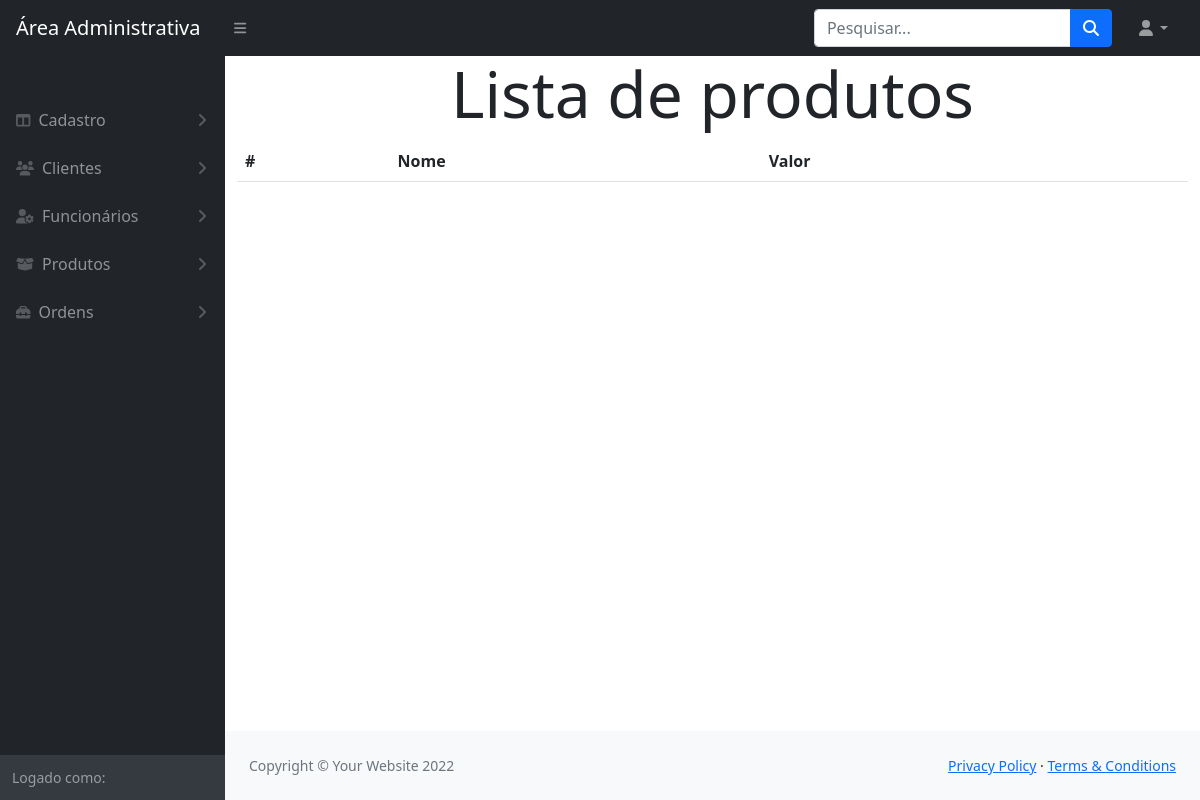
Before: /modulos/produtos/index.php with the older database file.
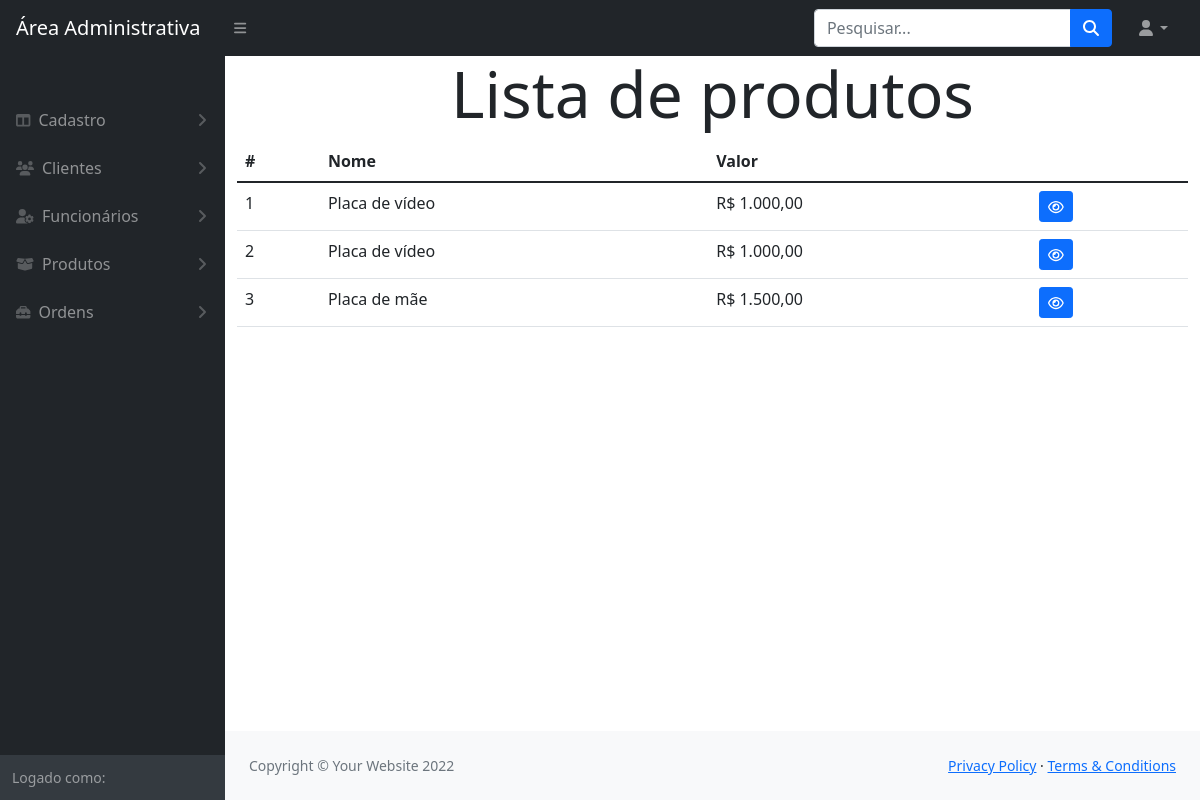
After: the same page with the newer database file.
### tables this page shows
CREATE TABLE `produto` (
  `IDPRO` int(11) NOT NULL,
  `nomePRO` varchar(105) NOT NULL,
  `valorPRO` bigint(20) NOT NULL,
  `descricao` text NOT NULL
);

### config.php (called while the page is built, shortened)
<?php
    include_once path('funcoes/conexao.php');
    function links($file)
    {
        return ROOT_PATH . $file;
    }
    function path($file)
    {
        return ROOT_DIR . '/' . $file;
    }

### funcoes/conexao.php (called while the page is built, shortened)
<?php
    function retornaDados($sql)
    {
        $pdo = $GLOBALS['conexaoBanco'];
        $resultado = $pdo->query($sql);
        return $resultado->fetchAll();
    }
?>

### modulos/produtos/index.php (the view, shortened to what this page needs)
<?php
    include_once '../../config.php';
    $sql = "SELECT * FROM produto";
    $prudutos = retornaDados($sql);
?>
<!DOCTYPE html>
<html lang="en">
    <?php include_once path('template/head.php') ?>
    <body class="sb-nav-fixed">
        <?php include_once path('template/navbar.php') ?>
        <div id="layoutSidenav">
            <?php include_once path('template/sidebar.php') ?>
            <div id="layoutSidenav_content">
                <main class="container">
                    <h1 class="text-center display-3">Lista de produtos</h1>
                    <table class="table">
                        <thead>
                            <tr>
                                <th>#</th>
                                <th>Nome</th>
                                <th>Valor</th>
                                <th></th>
                            </tr>
                        </thead>
                        <tbody>
                            <?php foreach($prudutos as $produto){ ?>
                                <tr>
                                    <td><?= $produto['IDPRO'] ?></td>
                                    <td><?= $produto['nomePRO'] ?></td>
                                    <td>R$ <?= number_format($produto['valorPRO'], 2, ',', '.') ?></td>
                                    <td>
                                        <a class="btn btn-primary btn-sm" href="visualizar.php?id=<?= $produto['IDPRO'] ?>"><i class="fa-regular fa-eye"></i></a>
                                    </td>
                                </tr>
                            <?php } ?>
                        </tbody>
                    </table>
                </main>
                <?php include_once path('template/footer.php') ?>
            </div>
        </div>
    </body>
</html>

### template/head.php (shortened to what this page needs)
<head>
    <link href="<?= links('css/styles.css') ?>" rel="stylesheet" />
</head>

### template/navbar.php (shortened to what this page needs)
<nav class="sb-topnav navbar navbar-expand navbar-dark bg-dark">
    <a class="navbar-brand ps-3" href="#!">Área Administrativa</a>
    <button class="btn btn-link btn-sm order-1 order-lg-0 me-4 me-lg-0" id="sidebarToggle" href="#!"><i class="fas fa-bars"></i></button>
    <form class="d-none d-md-inline-block form-inline ms-auto me-0 me-md-3 my-2 my-md-0">
        <div class="input-group">
            <input class="form-control" type="text" placeholder="Pesquisar..." aria-label="Search for..." aria-describedby="btnNavbarSearch" />
            <button class="btn btn-primary" id="btnNavbarSearch" type="button"><i class="fas fa-search"></i></button>
        </div>
    </form>
    <ul class="navbar-nav ms-auto ms-md-0 me-3 me-lg-4">
        <li class="nav-item dropdown">
            <a class="nav-link dropdown-toggle" id="navbarDropdown" href="#" role="button" data-bs-toggle="dropdown" aria-expanded="false"><i class="fas fa-user fa-fw"></i></a>
        </li>
    </ul>
</nav>

### template/sidebar.php (shortened to what this page needs)
<div id="layoutSidenav_nav">
    <nav class="sb-sidenav accordion sb-sidenav-dark" id="sidenavAccordion">
        <div class="sb-sidenav-menu">
            <div class="nav">
                <div class="sb-sidenav-menu-heading"></div>
                <a class="nav-link collapsed" href="#" data-bs-toggle="collapse" data-bs-target="#collapseLayouts" aria-expanded="false" aria-controls="collapseLayouts">
                    <div class="sb-nav-link-icon"><i class="fas fa-columns"></i></div>
                    Cadastro
                    <div class="sb-sidenav-collapse-arrow"><i class="fas fa-angle-down"></i></div>
                </a>
                <a class="nav-link collapsed" href="#" data-bs-toggle="collapse" data-bs-target="#collapseClientes" aria-expanded="false" aria-controls="collapseClientes">
                    <div class="sb-nav-link-icon"><i class="fa-solid fa-users"></i></div>
                        Clientes
                    <div class="sb-sidenav-collapse-arrow"><i class="fas fa-angle-down"></i></div>
                </a>
                <a class="nav-link collapsed" href="#" data-bs-toggle="collapse" data-bs-target="#collapseFuncionario" aria-expanded="false" aria-controls="collapseClientes">
                    <div class="sb-nav-link-icon"><i class="fa-solid fa-user-gear"></i></div>
                        Funcionários
                    <div class="sb-sidenav-collapse-arrow"><i class="fas fa-angle-down"></i></div>
                </a>
                <a class="nav-link collapsed" href="#" data-bs-toggle="collapse" data-bs-target="#collapseProdutos" aria-expanded="false" aria-controls="collapseClientes">
                    <div class="sb-nav-link-icon"><i class="fa-solid fa-box-open"></i></div>
                        Produtos
                    <div class="sb-sidenav-collapse-arrow"><i class="fas fa-angle-down"></i></div>
                </a>
                <a class="nav-link collapsed" href="#" data-bs-toggle="collapse" data-bs-target="#collapseOrdens" aria-expanded="false" aria-controls="collapseClientes">
                    <div class="sb-nav-link-icon"><i class="fa-solid fa-toolbox"></i></div>
                        Ordens
                    <div class="sb-sidenav-collapse-arrow"><i class="fas fa-angle-down"></i></div>
                </a>
            </div>
        </div>
        <div class="sb-sidenav-footer">
            <div class="small">Logado como:</div>
        </div>
    </nav>
</div>

### template/footer.php
<footer class="py-4 bg-light mt-auto">
    <div class="container-fluid px-4">
        <div class="d-flex align-items-center justify-content-between small">
            <div class="text-muted">Copyright &copy; Your Website 2022</div>
            <div>
                <a href="#">Privacy Policy</a>
                &middot;
                <a href="#">Terms &amp; Conditions</a>
            </div>
        </div>
    </div>
</footer>

Changed rows visible on the page:
added produto: IDPRO "1", nomePRO "Placa de vídeo", valorPRO "1.000,00"
added produto: IDPRO "2", nomePRO "Placa de vídeo", valorPRO "1.000,00"
added produto: IDPRO "3", nomePRO "Placa de mãe", valorPRO "1.500,00"
